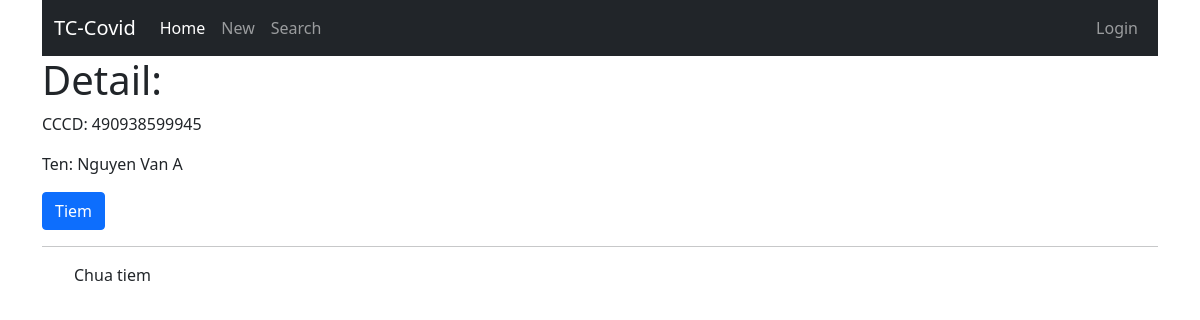
The page /tiemchung/tiem/10 on the database as committed earlier.
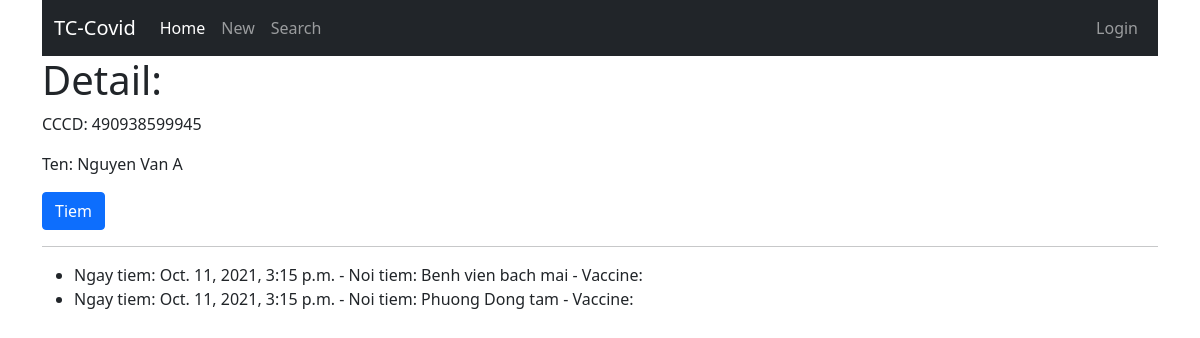
The same page on the database as committed later.
### tiemchung/models.py (models this page shows, shortened)
class Tiem(models.Model):
    dan = models.ForeignKey(Dan, on_delete=models.CASCADE)
    ngay_tiem = models.DateTimeField(default=timezone.now)
    noi_tiem = models.CharField(max_length=100)
    vaccine = models.ForeignKey(
        Vaccine, on_delete=models.CASCADE, null=True, blank=True)
    class Meta:
        verbose_name_plural = 'Tiem'

### tiemchung/views.py (the view)
# urls.py: path('tiem/<pk>', dan_tiem, name='dan-tiem'),
def dan_tiem(request, pk):  # tiem_list
    dan = get_object_or_404(Dan, pk=pk)
    qs = Tiem.objects.filter(dan=dan)
    context = {
        'object': dan,
        'object_list': qs
    }
    return render(request, 'tiemchung/dan_tiem.html', context)

### tiemchung/templates/tiemchung/dan_tiem.html (shortened to what this page needs)
{% extends "base.html" %}
{% block content %}
<h1>Detail:</h1>
<p>CCCD: {{ object.cccd }}</p>
<p>Ten: {{ object.ten }}</p>
<a class="btn btn-primary" href="{% url 'tiemchung:tiem-create' object.pk %}">Tiem</a>
<hr>
<ul>
{% for tiem in object_list %}
    <li>
        Ngay tiem: {{ tiem.ngay_tiem }} - Noi tiem: {{ tiem.noi_tiem }} - Vaccine: {{ tiem.vaccine.title }}
    </li>
{% empty %}
    <p>Chua tiem</p>
{% endfor %}
</ul>
{% endblock content %}

Rows that differ between the two databases and show on the page:
added Tiem: ngay_tiem "Oct. 11, 2021, 3:15 p.m.", noi_tiem "Benh vien bach mai"
added Tiem: ngay_tiem "Oct. 11, 2021, 3:15 p.m.", noi_tiem "Phuong Dong tam"
Other text that changed with them:
text no longer shown: "Chua tiem"
